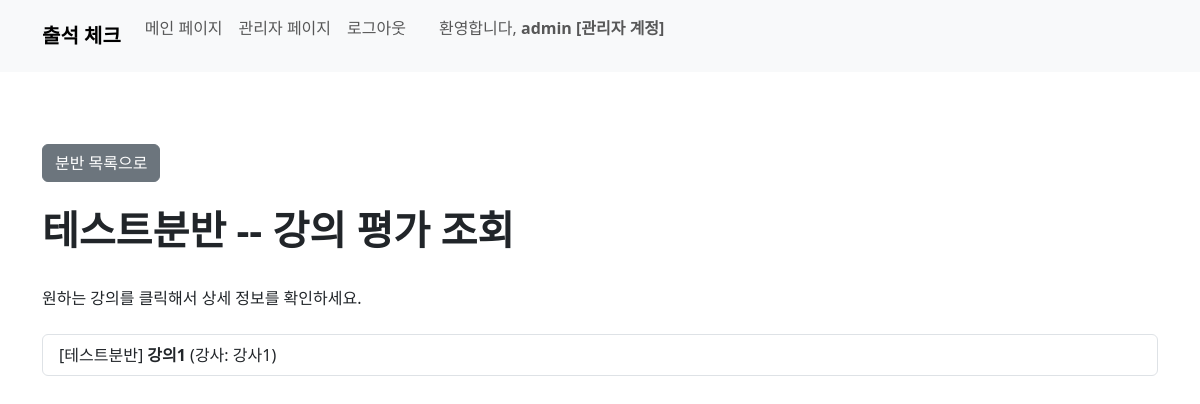
/survey/course_survey/1 (signed in), run on the app's committed database.
### user/models.py (models this page shows)
class Division(models.Model):
    name = models.CharField(max_length=50)
    def __str__(self):
        return self.name

### course/models.py (models this page shows, shortened)
class Course(models.Model):
    course_name = models.CharField(max_length=50)
    teacher_name = models.CharField(max_length=20)
    division_name = models.ForeignKey(Division, on_delete=models.CASCADE)
    start_date = models.DateField()
    start_at = models.TimeField()
    end_at = models.TimeField()
    hours = models.IntegerField()

### survey/views.py (the view)
# urls.py: path('course_survey/<int:pk>', views.survey_list, name='survey_list'),
@user_passes_test(lambda u: u.is_staff, login_url='/') # 권한 없으면 홈으로
def survey_list(request, pk):
    division = Division.objects.get(pk=pk)
    course = Course.objects.filter(division_name_id=pk)
    context = {
        'division': division,
        'course': course,
        }
    return render(request, 'survey/survey_list.html', context)

### survey/templates/survey/survey_list.html (shortened to what this page needs)
{% load static %}
{% load django_bootstrap5 %}
{% bootstrap_css %}
<!DOCTYPE html>
<html>
<head>
</head>
<body>
  {% include 'home/navbar.html' %}
  <br><br><br>
    <div class="container">
    <a class="btn btn-secondary" href="{% url 'survey:survey_division_list' %}" role="button">분반 목록으로</a>
    <br><br>
      <h1><b>{{ division.name }} -- 강의 평가 조회</b></h1>
      <br>
      원하는 강의를 클릭해서 상세 정보를 확인하세요.
      <br><br>
      <div class="list-group">
        {% for c in course %}
          <a href="{% url 'survey:survey_detail' c.pk %}" class="list-group-item list-group-item-action">
            [{{ c.division_name }}] <b>{{ c.course_name }}</b> (강사: {{ c.teacher_name }})
          </a>
        {% endfor %}
      </div>
  </div>
</body>
</html>

### home/templates/home/navbar.html (shortened to what this page needs)
{% load django_bootstrap5 %}
{% bootstrap_css %}
<nav class="navbar navbar-expand-lg bg-body-tertiary bg-light">
  <div class="container-fluid container">
      <a class="navbar-brand" href="{% url 'home:home' %}"><b>출석 체크</b></a>
      <div class="collapse navbar-collapse" id="navbarNav">
          <ul class="navbar-nav mb-3">
              {% if user.is_authenticated %}
                  {% if user.is_staff %}
                      <li class="nav-item">
                        <a class="nav-link" aria-current="page" href="{% url 'home:home' %}">메인 페이지</a>
                      </li>
                      <li class="nav-item">
                        <a class="nav-link" aria-current="page" href="{% url 'user:admin_home' %}">관리자 페이지</a>
                      </li>
                      <li class="nav-item">
                        <a class="nav-link" aria-current="page" href="{% url 'home:logout' %}">로그아웃</a>
                      </li>
                      {% if user.student %}
                      <span class="navbar-text mr-3">
                        &nbsp;&nbsp;&nbsp;&nbsp;&nbsp; 환영합니다, <b> {{ user.student }} </b>
                      </span>
                      {% else %}
                      <span class="navbar-text mr-3">
                        &nbsp;&nbsp;&nbsp;&nbsp;&nbsp; 환영합니다, <b> {{ user }} [관리자 계정] </b>
                      </span>
                      {% endif %}
                  {% endif %}
              {% else %}
                <li class="nav-item">
                  <a class="nav-link active" href="{% url 'home:login' %}">로그인</a>
                </li>
              {% endif %}
          </ul>
      </div>
  </div>
</nav>

### data on the page
Division: name "테스트분반"
Course: division_name "테스트분반", course_name "강의1", teacher_name "강사1"

### other printed values
{{ user }} "admin"
